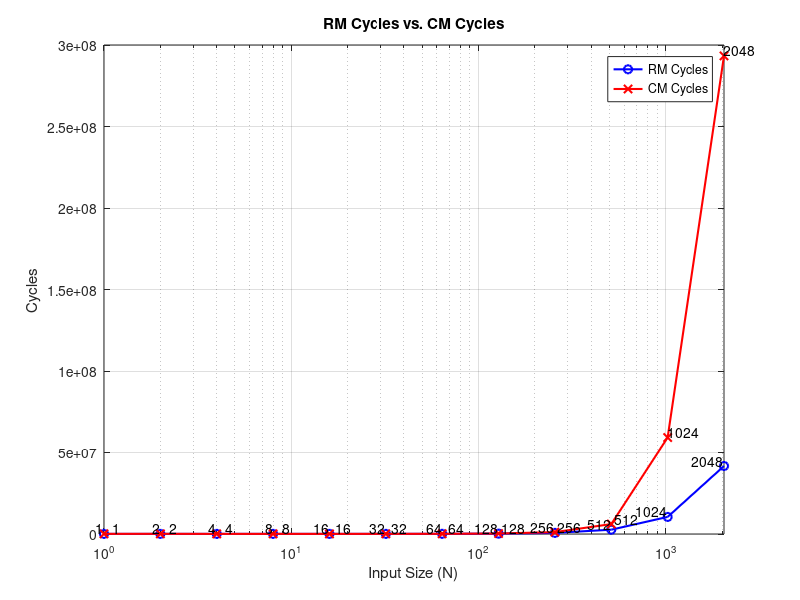

This figure's MATLAB source:
% Input data
N = [1, 2, 4, 8, 16, 32, 64, 128, 256, 512, 1024, 2048];
RM_Cycles = [69912, 67375, 69945, 72641, 70433, 82350, 109229, 219975, 695741, 2640725, 10479008, 41706325];
CM_Cycles = [82112, 108495, 66654, 75608, 71079, 90241, 119050, 285995, 1153062, 6081291, 59176483, 293295925];

% Plot RM Cycles and CM Cycles with a logarithmic X-axis
figure;
semilogx(N, RM_Cycles, 'bo-', 'LineWidth', 1.5);
hold on;
semilogx(N, CM_Cycles, 'rx-', 'LineWidth', 1.5);

% Label the axes and add a legend
xlabel('Input Size (N)');
ylabel('Cycles');
title('RM Cycles vs. CM Cycles');
legend('RM Cycles', 'CM Cycles');

% Add a grid
grid on;

% Customize the axis limits (optional)
xlim([1, 2048]);

% Display the Python times as reference points
text(N, RM_Cycles, cellstr(num2str(N')), 'VerticalAlignment', 'bottom', 'HorizontalAlignment', 'right');
text(N, CM_Cycles, cellstr(num2str(N')), 'VerticalAlignment', 'bottom', 'HorizontalAlignment', 'left');

hold off;
